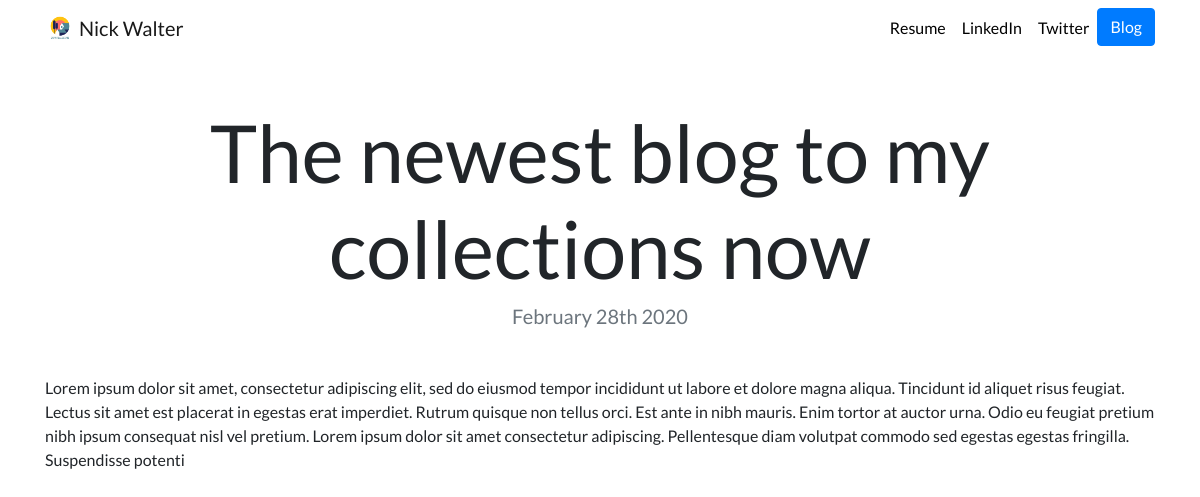
Page /blog/3 on the committed database.
### blog/models.py (models this page shows)
class Blog(models.Model):
    title = models.CharField(max_length=50)
    date = models.DateField()
    description = models.CharField(max_length=500)

### blog/views.py (the view)
# urls.py: path('<int:blog_id>', views.detail, name='detail'),
def detail(request, blog_id):
    blog = get_object_or_404(Blog, pk=blog_id)
    return render(request, 'blog/detail.html', {'blog': blog})

### blog/templates/blog/detail.html
{% extends "portfolio/base.html" %}
{% load static %}
{% block content %}
<h1 class="text-center mt-5" id="blogdetailtitle">{{ blog.title }}</h1>
<h5 class="text-center text-muted mb-5">{{ blog.date|date:'F jS Y' }}</h5>
{{ blog.description|safe }}
{% endblock %}

### portfolio/static/portfolio/custom.css (style rules this page uses)
body { font-family: 'Lato', sans-serif; }
@media (min-width: 992px) { #blogdetailtitle { font-size: 5rem; } }

### rows in the picture
Blog: title "The newest blog to my collections now", date "February 28th 2020", description "Lorem ipsum dolor sit amet, consectetur adipiscing elit, sed do eiusmod tempor incididunt ut labore et dolore magna aliqua. Tincidunt id aliquet risus feugiat. Lectus sit amet est placerat in egestas erat imperdiet. Rutrum quisque non tellus orci. Est ante in nibh mauris. Enim tortor at auctor urna. Odio eu feugiat pretium nibh ipsum consequat nisl vel pretium. Lorem ipsum dolor sit amet consectetur adipiscing. Pellentesque diam volutpat commodo sed egestas egestas fringilla. Suspendisse potenti"
